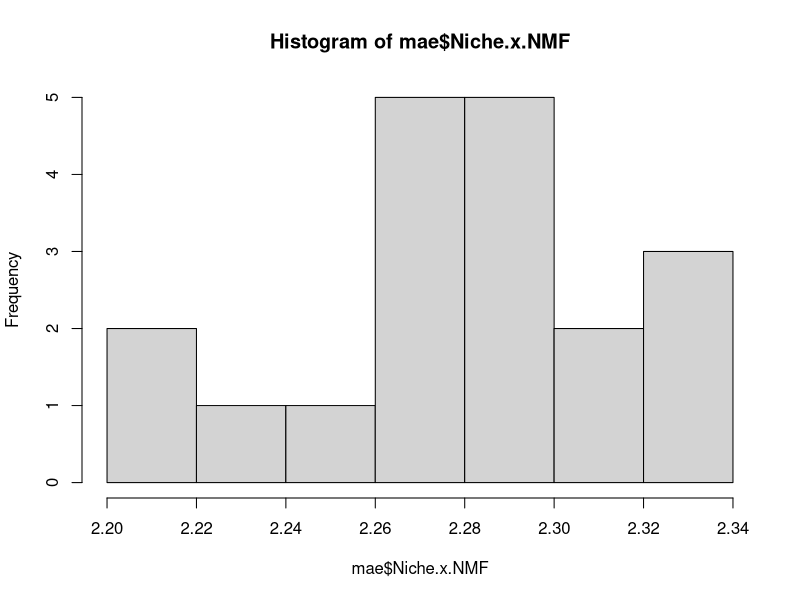
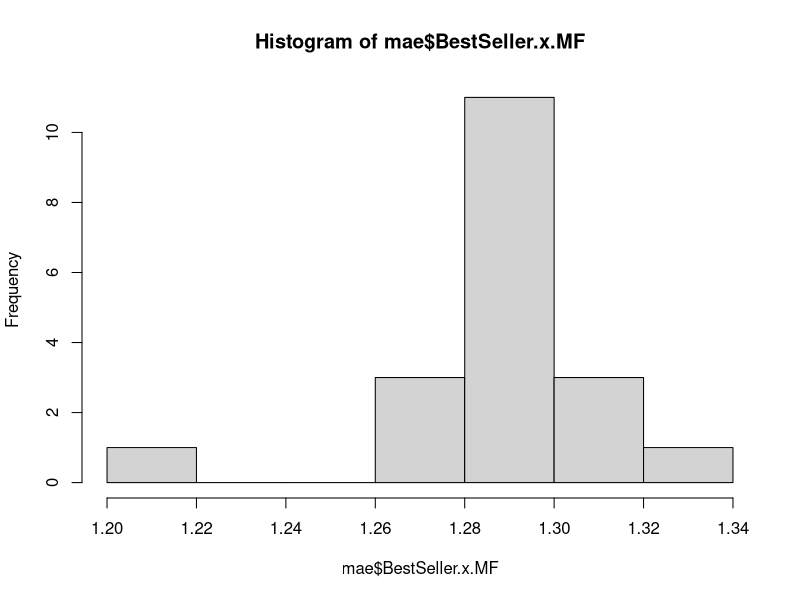
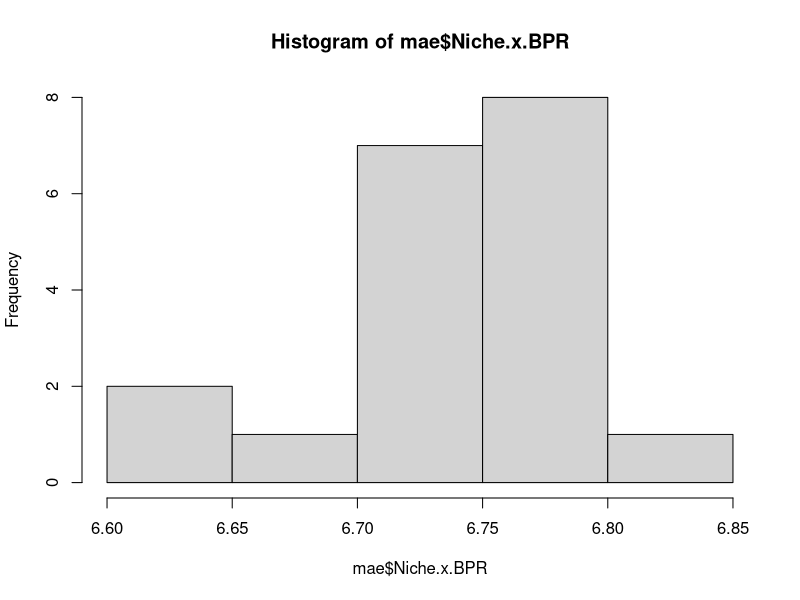

R code for these plots, in order:
## ---- chunk 1
library(dplyr)

mae = read.csv("Values_for_MAE.csv", sep=";", dec=",")
ndcg10 = read.csv("Values_for_NDCG10.csv", sep=";", dec=",")
precision10 = read.csv("Values_for_Precision10.csv", sep=";", dec=",")
recall10 = read.csv("Values_for_Recall10.csv", sep=";", dec=",")

## ---- chunk 2
mae_shapiro = apply(data.matrix(mae), 2, shapiro.test)
ndcg10_shapiro = apply(data.matrix(ndcg10), 2, shapiro.test)
precision10_shapiro = apply(data.matrix(precision10), 2, shapiro.test)
recall10_shapiro = apply(data.matrix(recall10), 2, shapiro.test)

mae_pvalues = c()
ndcg10_pvalues =  c()
precision10_pvalues =  c()
recall10_pvalues =  c()
for(el in mae_shapiro) {
  mae_pvalues = append(mae_pvalues, el$p.value)
}
for(el in ndcg10_shapiro) {
  ndcg10_pvalues = append(ndcg10_pvalues, el$p.value)
}
for(el in precision10_shapiro) {
  precision10_pvalues = append(precision10_pvalues, el$p.value)
}
for(el in mae_shapiro) {
  recall10_pvalues = append(recall10_pvalues, el$p.value)
}
mae_normality = mae_pvalues > 0.05
ndcg10_normality = ndcg10_pvalues > 0.05
precision10_normality = precision10_pvalues > 0.05
recall10_normality = recall10_pvalues > 0.05

mae_normality
ndcg10_normality
precision10_normality
recall10_normality
## ---- chunk 3
# first is population mean, rest is distribution
execute_ttest = function(vec) {
  paper_result = vec[1]
  our_results = vec[2:length(vec)]
  result = t.test(our_results, mu=paper_result)
  return(result$p.value)
}

mae_ttest_pvalues = apply(mae, 2, execute_ttest)
ndcg10_ttest_pvalues = apply(ndcg10, 2, execute_ttest)
precision10_ttest_pvalues = apply(precision10, 2, execute_ttest)
recall10_ttest_pvalues = apply(recall10, 2, execute_ttest)
mae_ttest = mae_ttest_pvalues > 0.05
ndcg10_ttest = ndcg10_ttest_pvalues > 0.05
precision10_ttest = precision10_ttest_pvalues > 0.05
recall10_ttest = recall10_ttest_pvalues > 0.05
# mae_normality TRUE if normally distributed
# mae_ttest TRUE if not significant
# mae_normality & mae_ttest
#!mae_normality & !mae_ttest
## ---- chunk 4
hist(mae$Niche.x.NMF)
hist(mae$BestSeller.x.MF)
hist(mae$Niche.x.BPR)
